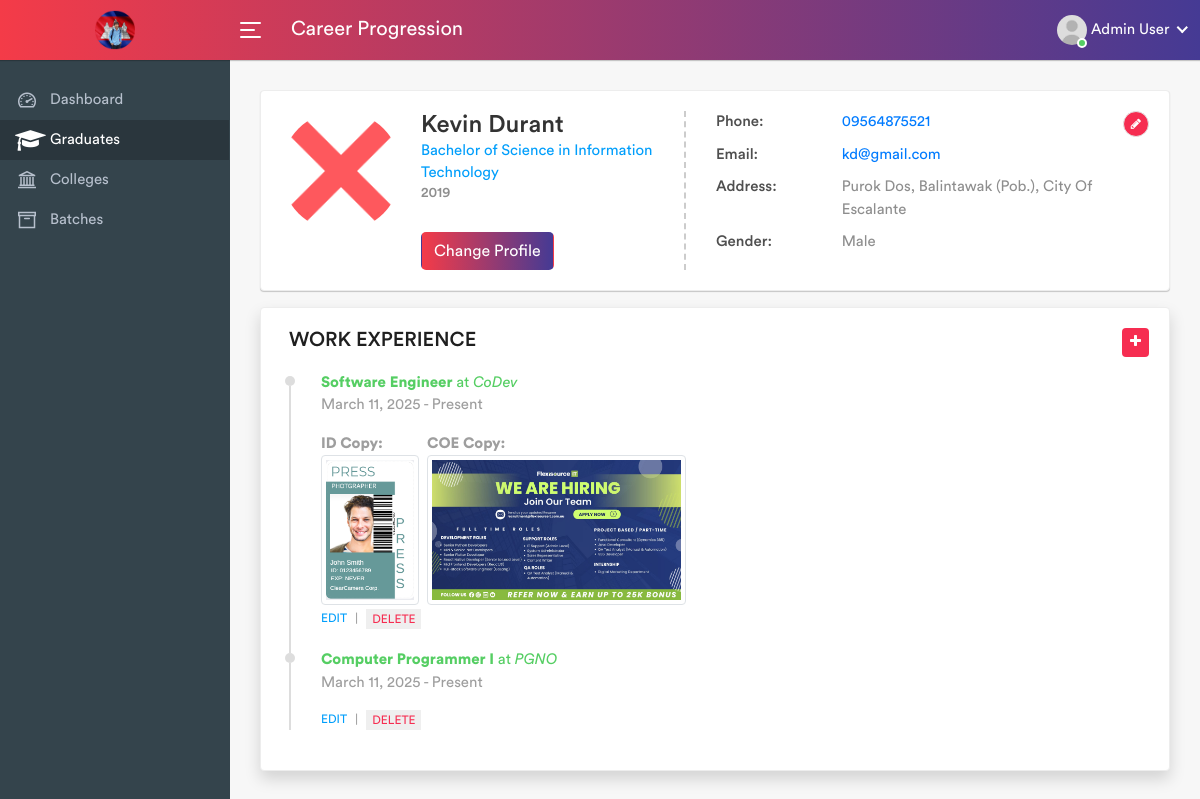
/pages/layouts/app.php?page=graduate&action=show&id=1 (signed in), run on the app's committed database.
### tables this page shows
CREATE TABLE `graduates` (
  `id` int NOT NULL,
  `batch_id` int NOT NULL,
  `prefix` varchar(255) DEFAULT NULL,
  `suffix` varchar(255) DEFAULT NULL,
  `first_name` varchar(255) NOT NULL,
  `middle_name` varchar(255) DEFAULT NULL,
  `last_name` varchar(255) NOT NULL,
  `email` varchar(255) NOT NULL,
  `gender` varchar(255) DEFAULT NULL,
  `number` varchar(255) DEFAULT NULL,
  `address` text,
  `address_id` int DEFAULT NULL,
  `college_id` int DEFAULT NULL,
  `course_id` int DEFAULT NULL,
  `profile_path` text,
  `employed` tinyint(1) DEFAULT NULL
);

CREATE TABLE `courses` (
  `id` int NOT NULL,
  `college_id` int NOT NULL,
  `name` varchar(255) NOT NULL,
  `code` varchar(255) NOT NULL,
  `description` text NOT NULL
);

CREATE TABLE `batches` (
  `id` int NOT NULL,
  `name` varchar(255) NOT NULL,
  `graduation_date` date NOT NULL
);

CREATE TABLE `work_experiences` (
  `id` int NOT NULL,
  `graduate_id` int NOT NULL,
  `company` text NOT NULL,
  `position` varchar(255) NOT NULL,
  `start_date` date NOT NULL,
  `end_date` date DEFAULT NULL,
  `id_copy` text,
  `coe_copy` text
);

### pages/graduate.php (called while the page is built, shortened)
<?php
require_once '../../services/graduate.php';
$action = isset($_GET['action']) ? $_GET['action'] : 'list';
include(__DIR__ . '/graduate/' . $action . '.php');
?>

### services/graduate.php (called while the page is built, shortened)
<?php
class GraduatesService
{
    private $dbConnection;
    public function __construct()
    {
        $this->dbConnection = new DatabaseConnection();
    }
    public function find($id)
    {
        $pdo = $this->dbConnection->connect();
        $stmt = $pdo->prepare("
            SELECT g.*,
                b.name AS batch_name,
                c.name AS college_name, c.code AS college_code,
                cr.name AS course_name, cr.code AS course_code,
                a.*
            FROM graduates g
            LEFT JOIN batches b ON g.batch_id = b.id
            LEFT JOIN colleges c ON g.college_id = c.id
            LEFT JOIN courses cr ON g.course_id = cr.id
            LEFT JOIN address a ON g.address_id = a.id
            WHERE g.id = :id
        ");
        $stmt->bindParam(':id', $id, PDO::PARAM_INT);
        $stmt->execute();
        $graduate = $stmt->fetch(PDO::FETCH_ASSOC);
        $stmt = $pdo->prepare("
            SELECT *
            FROM work_experiences
            WHERE graduate_id = :id
        ");
        $stmt->bindParam(':id', $id, PDO::PARAM_INT);
        $stmt->execute();
        $workExperiences = $stmt->fetchAll(PDO::FETCH_ASSOC);
        $graduate['work_experiences'] = $workExperiences;
        return $graduate;
    }
}

### pages/graduate/show.php (the view, shortened to what this page needs)
<?php
$id = $_GET['id'];
$graduateService = new GraduatesService();
$graduate = $graduateService->find($id);
$nameParts = array_filter([
    $graduate['prefix'] ?? '',
    $graduate['first_name'] ?? '',
    $graduate['middle_name'] ?? '',
    $graduate['last_name'] ?? '',
    $graduate['suffix'] ?? ''
]);
$name = trim(implode(' ', $nameParts));
?>
<div class="card mb-3">
    <div class="card-body">
        <div class="row">
            <div class="col-md-12">
                <div class="profile-view">
                    <div class="profile-img-wrap">
                        <div class="profile-img">
                            <?php
                            $path = $graduate['profile_path'];
                            if ($path == null) {
                            ?>
                                <a href="#"><img alt="" src="/career_progression/assets/img/user.jpg"></a>
                            <?php
                            } else {
                            ?>
                                <a href="#"><img alt="" src="/career_progression/assets/uploads/profiles/<?= $path ?>"></a>
                            <?php
                            }
                            ?>
                        </div>
                    </div>
                    <div class="profile-basic">
                        <div class="row">
                            <div class="col-md-5">
                                <div class="profile-info-left">
                                    <h3 class="user-name m-t-0 mb-0"><?= $name ?></h3>
                                    <p class="text-info mb-0"><?= $graduate['course_name'] ?></p>
                                    <h5 class="text-muted"><?= $graduate['batch_name'] ?></h5>
                                    <div class="staff-msg">
                                        <button class="btn btn-custom" data-toggle="modal" data-target="#uploadProfileModal" onclick="setGraduateId(123)">
                                            Change Profile
                                        </button>
                                    </div>
                                </div>
                            </div>
                            <div class="col-md-7">
                                <ul class="personal-info">
                                    <li>
                                        <div class="title">Phone:</div>
                                        <div class="text"><a href="#"><?= $graduate['number'] ?? '-' ?></a></div>
                                    </li>
                                    <li>
                                        <div class="title">Email:</div>
                                        <div class="text"><a href=""><?= $graduate['email'] ?></a></div>
                                    </li>
                                    <li>
                                        <div class="title">Address:</div>
                                        <div class="text text-capitalize"><?= $graduate['address'] ?></div>
                                    </li>
                                    <li>
                                        <div class="title">Gender:</div>
                                        <div class="text text-capitalize"><?= $graduate['gender'] ?></div>
                                    </li>
                                </ul>
                            </div>
                        </div>
                    </div>
                    <div class="pro-edit"><a data-target="#updateProfileModal" data-toggle="modal" class="edit-icon text-white bg-danger" href="#"><i class="fa fa-pencil"></i></a></div>
                </div>
            </div>
        </div>
    </div>
</div>
<div class="card profile-box flex-fill shadow">
    <div class="card-body">
        <h3 class="card-title text-uppercase ml-2">Work Experience
            <button data-toggle="modal" data-target="#workModal" class="btn btn-sm text-white bg-danger float-right px-2 rounded border-0">
                <i class="fa fa-plus"></i>
            </button>
        </h3>
        <div class="experience-box">
            <ul class="experience-list">
                <?php if (!empty($graduate['work_experiences'])): ?>
                    <?php foreach ($graduate['work_experiences'] as $experience): ?>
                        <li>
                            <div class="experience-user">
                                <div class="before-circle"></div>
                            </div>
                            <div class="experience-content">
                                <div class="timeline-content">
                                    <p class="name mb-0 text-success">
                                        <strong><?= htmlspecialchars($experience['position']) ?></strong> at
                                        <em><?= htmlspecialchars($experience['company']) ?></em>
                                    </p>
                                    <p>
                                        <?= date('F j, Y', strtotime($experience['start_date'])) ?> -
                                        <?= $experience['end_date'] ? date('F j, Y', strtotime($experience['end_date'])) : 'Present' ?>
                                    </p>
                                    <div class="files d-flex">
                                        <?php if (!empty($experience['id_copy'])): ?>
                                            <p class="mb-1">
                                                <strong>ID Copy:</strong><br>
                                                <a href="/career_progression/assets/uploads/ids/<?= htmlspecialchars($experience['id_copy']) ?>"
                                                    download="<?= htmlspecialchars($experience['id_copy']) ?>"
                                                    title="Download ID Copy">
                                                    <img src="/career_progression/assets/uploads/ids/<?= htmlspecialchars($experience['id_copy']) ?>"
                                                        alt="ID Copy" class="img-thumbnail" style="max-height: 150px;">
                                                </a>
                                            </p>
                                        <?php endif; ?>
                                        <?php if (!empty($experience['coe_copy'])): ?>
                                            <p class="mb-1 ml-2">
                                                <strong>COE Copy:</strong><br>
                                                <a href="/career_progression/assets/uploads/coe/<?= htmlspecialchars($experience['coe_copy']) ?>"
                                                    download="<?= htmlspecialchars($experience['coe_copy']) ?>"
                                                    title="Download COE Copy">
                                                    <img src="/career_progression/assets/uploads/coe/<?= htmlspecialchars($experience['coe_copy']) ?>"
                                                        alt="COE Copy" class="img-thumbnail" style="max-height: 150px;">
                                                </a>
                                            </p>
                                        <?php endif; ?>
                                    </div>
                                    <small class="d-flex">
                                        <a data-target="#work-<?= $experience['id'] ?>-Modal" data-toggle="modal" class="text-info mr-2">EDIT</a> |
                                        <button data-id="<?= $experience['id'] ?>" class="text-danger ml-2 delete-btn border-0">DELETE</button>
                                    </small>
                                </div>
                            </div>
                        </li>
                    <?php endforeach; ?>
                <?php else: ?>
                    <li>No work experience found.</li>
                <?php endif; ?>
            </ul>
        </div>
    </div>
</div>

### data on the page
graduates: profile_path (picture), course.name "Bachelor of Science in Information Technology", batch.name "2019", number "09564875521", email "kd@gmail.com", address "Purok Dos, Balintawak (Pob.), City Of Escalante", gender "Male"
work_experiences: position "Software Engineer", company "CoDev", start_date "March 11, 2025", shows "Present", id_copy (picture), coe_copy (picture)
work_experiences: position "Computer Programmer I", company "PGNO", start_date "March 11, 2025", shows "Present"

### other printed values
$_SESSION['fullname'] "Admin User"
$name "Kevin Durant"
